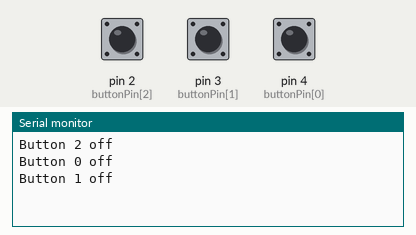
This sketch was run on a simulated Arduino Leonardo, built with avr-gcc and run on an emulated ATmega32U4. On the bench: the last lines printed to the serial monitor. Inputs (shaded band) come from the test bench; at power-on: pin 2 (buttonPin[2]) HIGH, pin 3 (buttonPin[1]) HIGH, pin 4 (buttonPin[0]) HIGH.

Above: at 1.2 s.
1.3 s: pin 2 (buttonPin[2]) pulled LOW for 0.15 s
At 1.43 s:
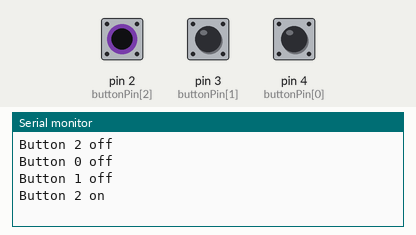
2.9 s: pin 3 (buttonPin[1]) pulled LOW for 0.15 s
At 3.4 s:
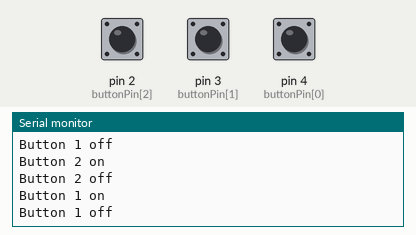
4.5 s: pin 4 (buttonPin[0]) pulled LOW for 0.15 s
At 5.9 s:
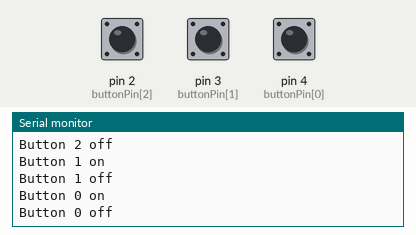
Timing chart, 0 to 7.5 s (numbered marks = the images above; inputs shaded):
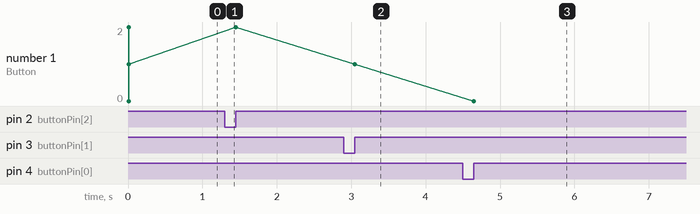

Measured:
- after the input at 1.3 s, the serial monitor: prints a new line at once (image 1)
- after the input at 2.9 s, the serial monitor: prints a new line at once (image 2)
- after the input at 4.5 s, the serial monitor: prints a new line at once (image 3)
- plotted number 1: 1 → 0 after the input at 4.5 s

The sketch:

Buttons.ino
```cpp
/*
  This code reads the Arduino digital ports (buttons) and sends MIDI notes.
Tutorial: https://youtu.be/IcjKv6ZTiHI

by Gustavo Silveira, a.k.a. Nerd Musician
Learn how to builf your MIDI controllers: https://go.musiconerd.com/
*/

#include "MIDIUSB.h" // Include the MIDIUSB library for MIDI communication

// Define the number of buttons
const int N_BUTTONS = 3;

// Define the Arduino pins for buttons and their corresponding MIDI note numbers
int buttonPin[N_BUTTONS] = { 4, 3, 2 };
int buttonNote[N_BUTTONS] = { 36, 38, 42 };

// Arrays to store the current and previous button states
int buttonState[N_BUTTONS] = { 0 };
int buttonPState[N_BUTTONS] = { 0 };  // previous state of the button

// Arrays to manage button debouncing
unsigned long lastDebounceTime[N_BUTTONS] = { 0 };
unsigned long debounceTimer[N_BUTTONS] = { 0 };
int debounceDelay = 10;

int BUTTON_CH = 0; // MIDI channel for button events

void setup() {
  Serial.begin(9600); // Initialize serial communication for debugging

  // Configure each button pin as INPUT_PULLUP
  for (int i = 0; i < N_BUTTONS; i++) {
    pinMode(buttonPin[i], INPUT_PULLUP);
  }

  // Additional setup code can be added here
}

void loop() {
  buttons(); // Call the function to handle button events
}

// Function to read and handle button states
void buttons() {
  for (int i = 0; i < N_BUTTONS; i++) {
    buttonState[i] = digitalRead(buttonPin[i]); // Read the current button state

    debounceTimer[i] = millis() - lastDebounceTime[i]; // Calculate time since last state change

    // Check if enough time has passed for debounce
    if (debounceTimer[i] > debounceDelay) {
      if (buttonState[i] != buttonPState[i]) { // Check if button state has changed
        lastDebounceTime[i] = millis(); // Update the debounce time

        // Check if the button is pressed
        if (buttonState[i] == LOW) {
          noteOn(BUTTON_CH, buttonNote[i], 127); // Send MIDI note-on message
          MidiUSB.flush(); // Flush the MIDI data

          Serial.print("Button ");
          Serial.print(i);
          Serial.print(" ");
          Serial.println("on");
        } else { // Button is released
          noteOn(BUTTON_CH, buttonNote[i], 0); // Send MIDI note-off message
          MidiUSB.flush(); // Flush the MIDI data

          Serial.print("Button ");
          Serial.print(i);
          Serial.print(" ");
          Serial.println("off");
        }

        buttonPState[i] = buttonState[i]; // Update the previous button state
      }
    }
  }
}

// Function to send a MIDI note-on message
void noteOn(byte channel, byte pitch, byte velocity) {
  midiEventPacket_t noteOn = { 0x09, 0x90 | channel, pitch, velocity };
  MidiUSB.sendMIDI(noteOn);
}

// Function to send a MIDI control change message (not used in this code)
void controlChange(byte channel, byte control, byte value) {
  midiEventPacket_t event = { 0x0B, 0xB0 | channel, control, value };
  MidiUSB.sendMIDI(event);
}
```
